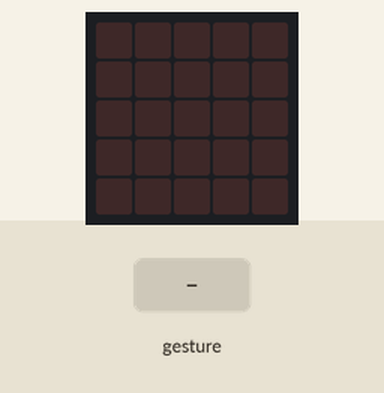
Simulated run of this program. Board: BBC micro:bit (MakeCode). On the bench: the board's 5×5 LED display. The inputs (shaded band) are chosen by the test bench. Random numbers come from a fixed seed; a tilt is held for 1.5 s and a shake lasts 1 s, then the board lies face up again.

Above: at 1.2 s.
1.3 s: gesture 'shake'
At 2.2 s:
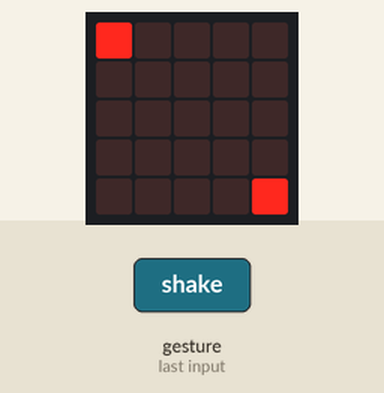
3.0 s: gesture 'shake'
At 3.5 s:
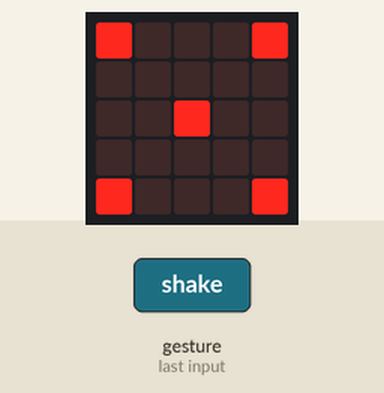
4.7 s: gesture 'shake'
At 6.0 s:
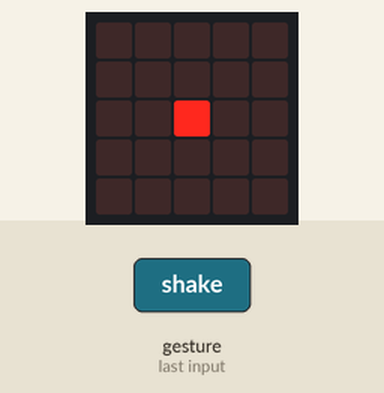
6.4 s: gesture 'shake'
At 7.3 s:
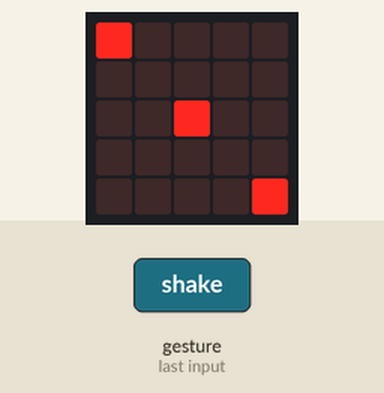
Timing chart, 0 to 9.1 s (numbered marks = the images above; inputs shaded):
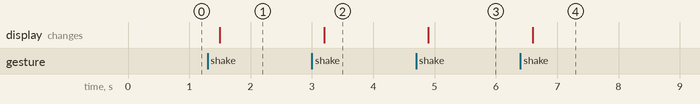

The program:

main.ts
```typescript
let numero = 0
input.onGesture(Gesture.Shake, function () {
    basic.clearScreen()
    numero = randint(1, 6)
    if (numero == 1) {
        led.plot(2, 2)
    } else if (numero == 2) {
        led.plot(0, 0)
        led.plot(4, 4)
    } else if (numero == 3) {
        led.plot(0, 0)
        led.plot(4, 4)
        led.plot(2, 2)
    } else if (numero == 4) {
        led.plot(0, 0)
        led.plot(4, 4)
        led.plot(4, 0)
        led.plot(0, 4)
    } else if (numero == 5) {
        led.plot(0, 0)
        led.plot(4, 4)
        led.plot(4, 0)
        led.plot(0, 4)
        led.plot(2, 2)
    } else if (numero == 6) {
        led.plot(0, 0)
        led.plot(0, 4)
        led.plot(0, 2)
        led.plot(4, 2)
        led.plot(4, 0)
        led.plot(0, 4)
        led.plot(4, 4)
    } else {
        basic.showIcon(IconNames.No)
    }
})
```

test.ts
```typescript
// testes vão aqui; isto não será compilado quando este pacote for usado como uma extensão.
```

Measured:
- after the input at 1.3 s, the display: changes after 0.20 s (image 1)
- after the input at 3.0 s, the display: changes after 0.20 s (image 2)
- after the input at 4.7 s, the display: changes after 0.20 s (image 3)
- after the input at 6.4 s, the display: changes after 0.20 s (image 4)
